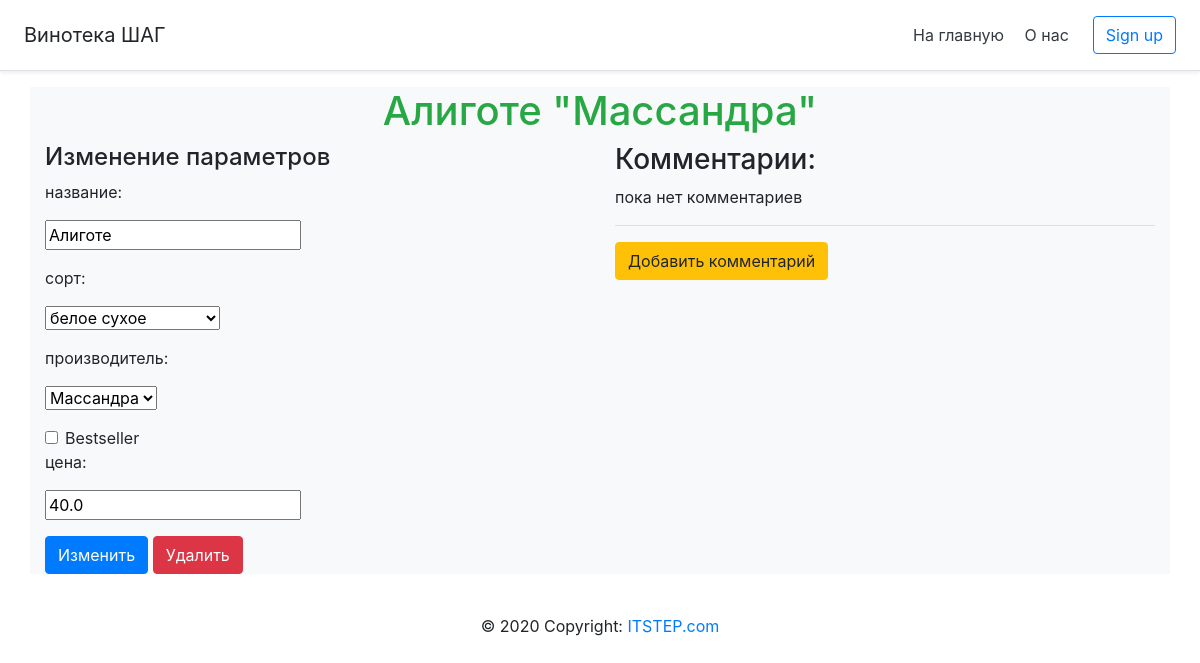
The page /vine/3 on the database its author committed.
### server.py (models this page shows)
class Vine(db.Model):
    __tablename__ = 'VINES'
    id = db.Column(db.Integer, primary_key=True)
    name = db.Column(db.String)
    price = db.Column(db.Float)
    sort_id = db.Column(db.Integer, db.ForeignKey('SORTS.id'))
    sort = db.relationship('Sort')
    producer_id = db.Column(db.Integer, db.ForeignKey('PRODUCERS.id'))
    producer = db.relationship('Producer')
    bestseller = db.Column(db.Integer, default=0)
    comments = db.relationship('Comment', cascade='all,delete-orphan')

class Producer(db.Model):
    __tablename__ = 'PRODUCERS'
    id = db.Column(db.Integer, primary_key=True)
    name = db.Column(db.String)
    vines = db.relationship('Vine')

### server.py (the view)
@app.route("/vine/<int:id>")
def vine(id):
    vine = Vine.query.get(id)
    sorts = Sort.query.all()
    producers = Producer.query.all()
    return render_template('vine.html',
                           vine=vine, sorts=sorts, producers=producers)

### templates/vine.html
{% extends 'base.html' %}
{% block content %}
<h1 class="text-center text-success">{{ vine.name }} "{{ vine.producer.name }}"</h1>
<div class="row">
    <div class="col-6">
        <h4>Изменение параметров</h4>
        <form method="post" action="{{ url_for('change_vine', id=vine.id) }}" onsubmit="return confirm('Вы уверены?');">
            <div class="form-group">
                <p>название:</p>
                <input type="text" name="name" value="{{ vine.name }}">
            </div>
            <div class="form-group">
                <p>сорт:</p>
                <select name="sort">
                    {% for sort in sorts %}
                    {% set selected = 'selected' if sort.id == vine.sort.id else '' %}
                    <option value="{{ sort.id }}" {{selected}}>{{ sort.name }}</option>
                    {% endfor %}
                </select>
            </div>
            <div class="form-group">
                <p>производитель:</p>
                <select name="producer">
                    {% for producer in producers %}
                    {% set selected = 'selected' if producer.id == vine.producer.id else '' %}
                    <option value="{{ producer.id }}" {{selected}}>{{ producer.name }}</option>
                    {% endfor %}
                </select>
            </div>
            <div class="form-check">
                {% set checked = 'checked' if vine.bestseller else '' %}
                <input class="form-check-input" name="bestseller" type="checkbox" id="defaultCheck1" value = "" {{ checked }}>
                <label class="form-check-label" for="defaultCheck1">Bestseller</label>
            </div>
            <div class="form-group">
                <p>цена:</p>
                <input type="number" step="0.01" value="{{ vine.price }}" name="price">
            </div>
            <button type="submit" class="btn btn-primary">Изменить</button>
            <a href="{{ url_for('delete', id = vine.id ) }}" class="btn btn-danger">Удалить</a>
        </form>
    </div>
    <div class="col-6">
        <h3>Комментарии:</h3>
        {% if vine.comments %}
            {% for comment in vine.comments %}
            <p>
                {{ comment.text }}
                ({{ comment.name }})
                {{ comment.email }}
            </p>
            {% endfor %}
        {% else %}
            <p>пока нет комментариев</p>
        {% endif %}
        <hr>
        <a href="{{ url_for('comment', id = vine.id) }}" class="btn  btn-warning text-center">Добавить комментарий</a>
    </div>
</div>
{% endblock %}

### rows shown on the page
Vine: name "Алиготе", price "40.0"
Producer: producer.name "Массандра"

### other values the page prints
form field sort "белое сухое"
form field producer "Массандра"
